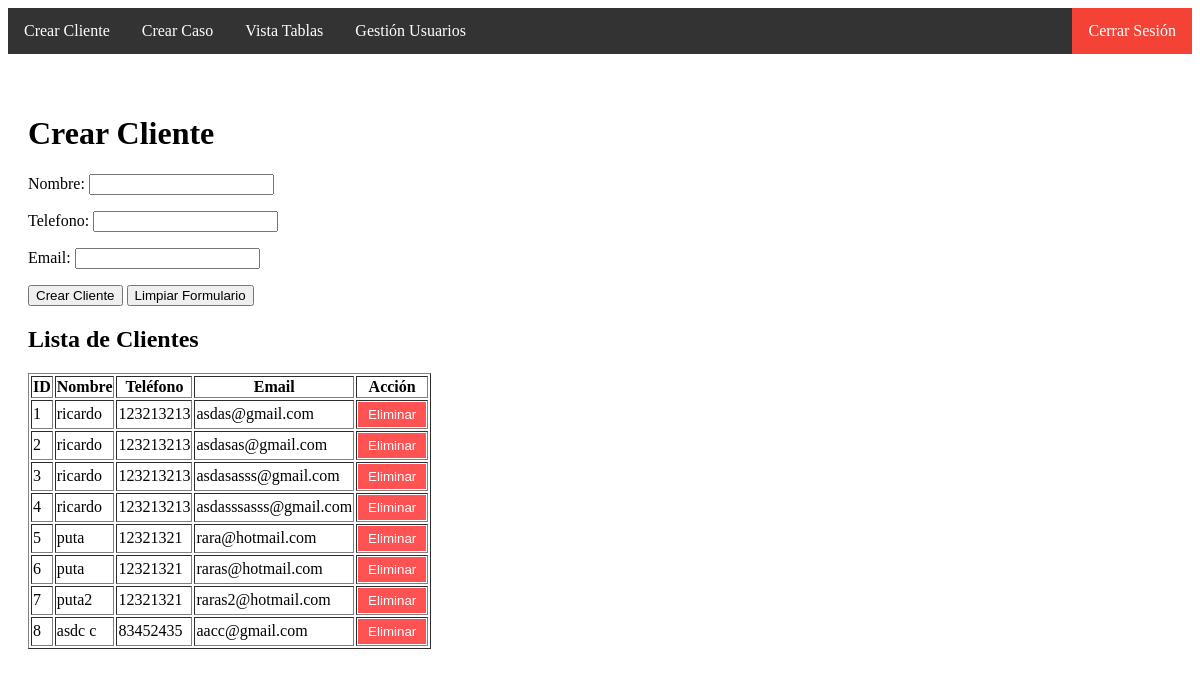
/crear_cliente/ (signed in), run on the app's committed database.
### despacho/models.py (models this page shows, shortened)
class Cliente(models.Model):
    nombre = models.CharField(max_length=100)
    telefono = models.CharField(max_length=20)
    email = models.EmailField(unique=True)
    creado_por = models.ForeignKey(User, on_delete=models.SET_NULL, null=True, related_name='clientes')
    class Meta:
        verbose_name = 'Cliente'
        verbose_name_plural = 'Clientes'

### despacho/views.py (the view, shortened to what this page needs)
# urls.py: path('crear_cliente/', crear_cliente, name='gestion_cliente'),
@login_required
def crear_cliente(request):
    if request.method == 'POST':
        form = ClienteForm(request.POST)
        if form.is_valid():
            cliente = form.save(commit=False)
            if request.user.is_authenticated:
                cliente.creado_por = request.user
                cliente.save()
                messages.success(request, 'Cliente creado exitosamente')
            else:
                return redirect('login')
        else:
            messages.error(request, 'Error al crear cliente. Verifique los datos ingresados.')
    else:
        form = ClienteForm()
    clientes = Cliente.objects.all()
    return render(request, 'crear_cliente.html', {'form': form, 'clientes': clientes})

### despacho/forms.py
class ClienteForm(forms.ModelForm):
    class Meta:
        model = Cliente
        fields = ['nombre', 'telefono', 'email']
        widgets = {
            'nombre': forms.TextInput(attrs={'required': True}),
            'telefono': forms.TextInput(attrs={'required': True}),
            'email': forms.EmailInput(attrs={'required': True}),
        }

### templates/crear_cliente.html (shortened to what this page needs)
{% extends 'base.html' %}
{% block content %}
    <h1>Crear Cliente</h1>
    <form id="clienteForm" method="POST">
        {{ form.as_p }}
        <button type="submit">Crear Cliente</button>
        <button type="button" onclick="clearForm()">Limpiar Formulario</button>
    </form>
    <h2>Lista de Clientes</h2>
    <table border="1">
        <thead>
            <tr>
                <th>ID</th>
                <th>Nombre</th>
                <th>Teléfono</th>
                <th>Email</th>
                <th>Acción</th>
            </tr>
        </thead>
        <tbody>
            {% for cliente in clientes %}
                <tr>
                    <td>{{ cliente.id }}</td>
                    <td>{{ cliente.nombre }}</td>
                    <td>{{ cliente.telefono }}</td>
                    <td>{{ cliente.email }}</td>
                    <td>
                        <form method="POST" style="display: inline;" onsubmit="return confirm('¿Está seguro de eliminar este cliente?');">
                            <button type="submit" name="delete_cliente" value="{{ cliente.id }}"
                                    style="background-color:#ff5252;color:white;border:none;padding:5px 10px;cursor:pointer;">
                                Eliminar
                            </button>
                        </form>
                    </td>
                </tr>
            {% endfor %}
        </tbody>
    </table>
{% endblock %}

### templates/base.html (shortened to what this page needs)
<!DOCTYPE html>
<html lang="es">
<head>
</head>
<body>
    <div class="navbar">
        <a href="{% url 'gestion_cliente' %}">Crear Cliente</a>
        <a href="{% url 'crear_caso' %}">Crear Caso</a>
        <a href="{% url 'vista_tablas' %}">Vista Tablas</a>
        {% if request.user.perfil.rol == 'admin' %}
        <a href="{% url 'gestion_usuarios' %}">Gestión Usuarios</a>
        {% endif %}
        <form method="post" action="{% url 'logout' %}">
            <button type="submit">Cerrar Sesión</button>
        </form>
    </div>
    <div class="content">
        {% block content %}{% endblock %}
    </div>
</body>
</html>

### templates/base.html (style rules this page uses)
.navbar { background-color: #333; overflow: hidden; margin-bottom: 20px; }
.navbar a { float: left; color: white; text-align: center; padding: 14px 16px; text-decoration: none; }
.navbar form { margin: 0; padding: 0; float: right; }
.navbar form button { background-color: #f44336; border: none; color: white; text-align: center; padding: 14px 16px; text-decoration: none; font-family: inherit; font-size: inherit; cursor: pointer; float: right; }
.content { padding: 20px; }

### data on the page
Cliente: id "1", nombre "ricardo", telefono "123213213", email "asdas@gmail.com"
Cliente: id "2", nombre "ricardo", telefono "123213213", email "asdasas@gmail.com"
Cliente: id "3", nombre "ricardo", telefono "123213213", email "asdasasss@gmail.com"
Cliente: id "4", nombre "ricardo", telefono "123213213", email "asdasssasss@gmail.com"
Cliente: id "5", nombre "puta", telefono "12321321", email "rara@hotmail.com"
Cliente: id "6", nombre "puta", telefono "12321321", email "raras@hotmail.com"
Cliente: id "7", nombre "puta2", telefono "12321321", email "raras2@hotmail.com"
Cliente: id "8", nombre "asdc c", telefono "83452435", email "aacc@gmail.com"
